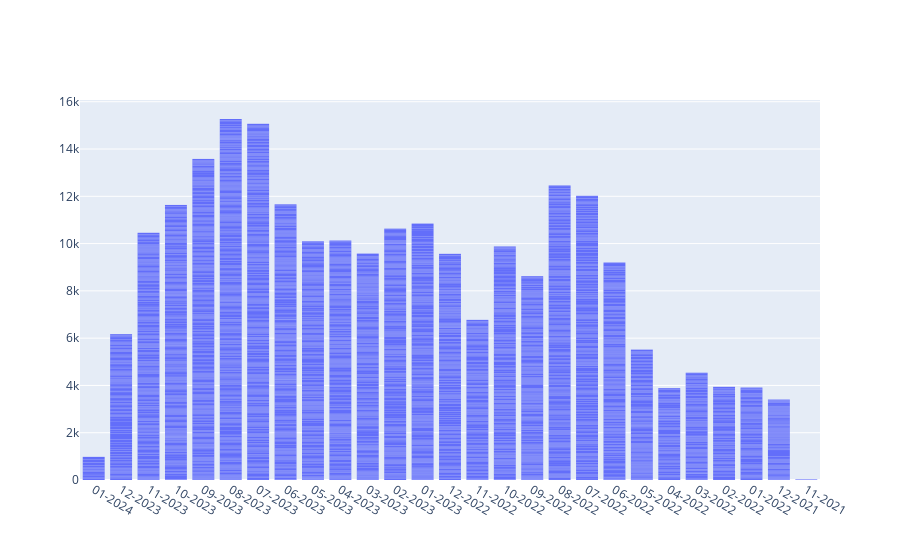

The notebook cell this image was saved under:
### Code cell
fig = go.Figure()

fig.add_trace(go.Bar(x=data["periode_fin"], y=data["marge"]))

fig.update_traces(dict(marker_line_width=0))

### Figure 1 — Plotly figure (JSON) as saved in the notebook; plotly's stock layout.template omitted (floating-point values rounded to 4 significant figures; data arrays with more than 128 entries replaced by an {"elided": "..."} marker saying what was removed)
{"data": [{"marker": {"line": {"width": 0}}, "type": "bar", "x": {"elided": "4760 str values"}, "y": {"elided": "4760 int values"}}], "layout": {}}
